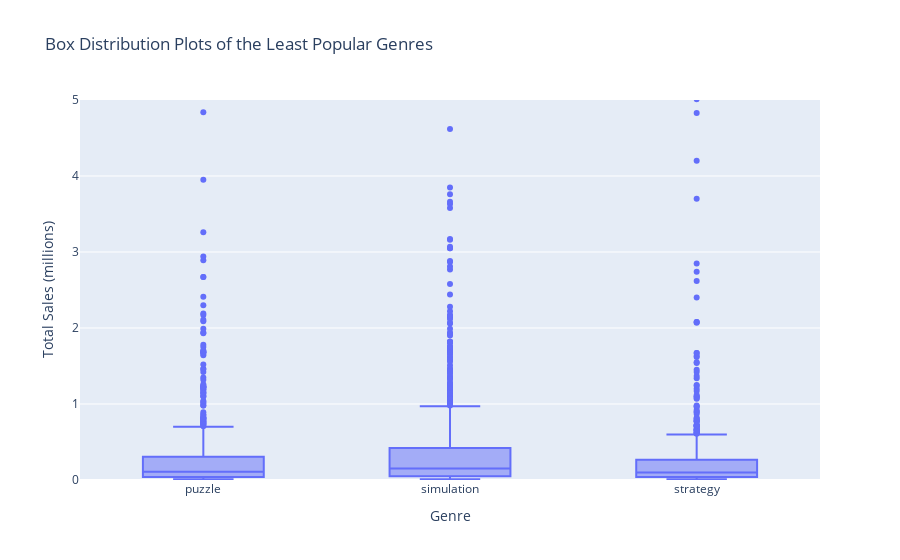

Notebook cell for this chart:
### Code cell
bgenre_fig = px.box(bottom_genres, x="genre", 
                    y="total_sales", 
                    labels = {'total_sales': 'Total Sales (millions)', 'genre': 'Genre'},
                   title = 'Box Distribution Plots of the Least Popular Genres')
bgenre_fig.update_yaxes(range =[0,5])

### Figure 1 — Plotly figure (JSON) as saved in the notebook; plotly's stock layout.template omitted (floating-point values rounded to 4 significant figures; data arrays with more than 128 entries replaced by an {"elided": "..."} marker saying what was removed)
{"data": [{"alignmentgroup": "True", "hovertemplate": "Genre=%{x}<br>Total Sales (millions)=%{y}<extra></extra>", "legendgroup": "", "marker": {"color": "#636efa"}, "name": "", "notched": false, "offsetgroup": "", "orientation": "v", "showlegend": false, "type": "box", "x": {"elided": "2136 str values"}, "x0": " ", "xaxis": "x", "y": {"elided": "2136 float values"}, "y0": " ", "yaxis": "y"}], "layout": {"boxmode": "group", "legend": {"tracegroupgap": 0}, "title": {"text": "Box Distribution Plots of the Least Popular Genres"}, "xaxis": {"anchor": "y", "domain": [0, 1], "title": {"text": "Genre"}}, "yaxis": {"anchor": "x", "domain": [0, 1], "range": [0, 5], "title": {"text": "Total Sales (millions)"}}}}
